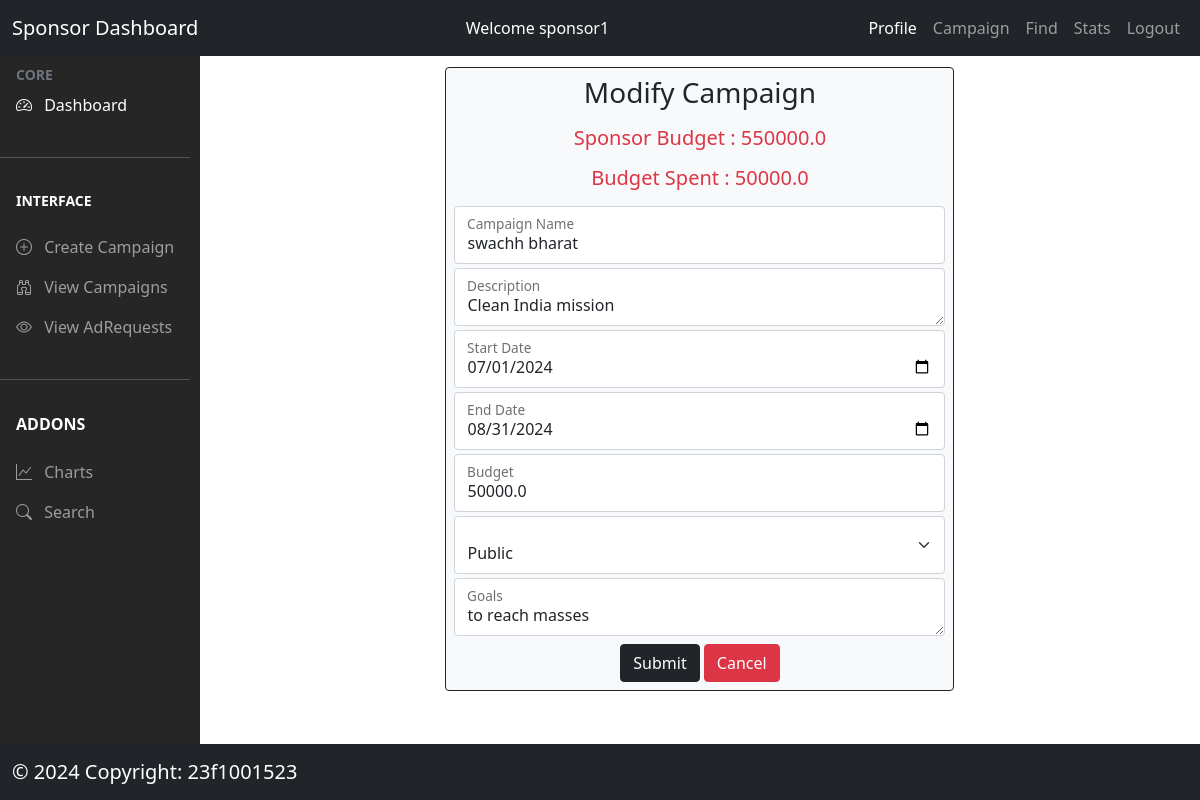
Page /sponsor/campaign/modify/1 (signed in) on the committed database.
### models/model.py (models this page shows, shortened)
class Sponsor(db.Model):
  __tablename__ = "sponsors"
  id = db.Column(db.Integer, autoincrement=True, primary_key=True)
  sponsor_id = db.Column(db.String(200), nullable=False, unique=True)
  sponsor_name = db.Column(db.String(300), nullable=False)
  sponsor_password = db.Column(db.String(50), nullable=False)
  industry = db.Column(db.String(200), nullable=False)
  budget = db.Column(db.Float, nullable=False)
  status = db.Column(db.String(200), nullable=False)
  campaigns = db.relationship("Campaign", backref="sponsor", lazy=True)
  create_date = db.Column(db.DateTime, default=datetime.now(timezone.utc))

class Campaign(db.Model):
  __tablename__ = 'campaigns'
  campaign_id = db.Column(db.Integer, autoincrement=True, primary_key=True)
  name = db.Column(db.String(200), nullable=False)
  description = db.Column(db.String(500), nullable=False)
  start_date = db.Column(db.String(200), nullable=False)
  end_date = db.Column(db.String(200), nullable=False)
  budget = db.Column(db.Float, nullable=False)
  visibility = db.Column(db.String(200), nullable=False)
  goals = db.Column(db.String(200), nullable=False)
  status = db.Column(db.String(200), nullable=False)  #active or inactive
  sponsor_id = db.Column(db.String(200),
                         db.ForeignKey("sponsors.sponsor_id"),
                         nullable=False)
  adrequests = db.relationship("AdRequest", backref="campaign", lazy=True)
  create_date = db.Column(db.DateTime, default=datetime.now(timezone.utc))
  expiry = db.Column(db.String(100), nullable=False)  # campaign expiry date

### controllers/sponsor.py (the view, shortened to what this page needs)
@app.route('/sponsor/campaign/modify/<id>', methods=['GET', 'POST'])
@login_required_sponsor
def modify_campaign(id):
  try:
    campaigns = Campaign.query.filter_by(campaign_id=id).first()
    sponsors = Sponsor.query.filter_by(sponsor_id=campaigns.sponsor_id).first()
    return render_template('/sponsor/campaign_modify_form.html',
                          campaigns=campaigns,
                          sponsors=sponsors)
  except:
    flash(fatalerror)

### controllers/usermanager.py (called while the page is built)
def login_required_sponsor(func):
  @wraps(func)
  def wrapper_sponsor(*args, **kwargs):
    if session.get('loggedin') is None or session['user_type'] != 'sponsor':
      flash('You need to login first')
      return redirect(url_for('login'))
    return func(*args, **kwargs)
  return wrapper_sponsor

### templates/sponsor/campaign_modify_form.html (shortened to what this page needs)
{% extends '/sponsor/sponsor_dashboard.html' %}
{% block content %}
<div class="row justify-content-center mt-2">
  <div class="col-md-6 bg-light border border-dark rounded p-2">
      <h3 class='text-center mb-3'>Modify Campaign</h3>
    <h5 class='text-center mb-3 text-danger'>Sponsor Budget : {{sponsors.budget}}</h5>
    <h5 class='text-center mb-3 text-danger'>Budget Spent : {{campaigns.budget}} </h5>
      <form  action='/sponsor/campaign/modify/{{campaigns.campaign_id}}' method='POST'>
        <div  class="form-floating mb-1">
          <input type="text" class="form-control" id="campaign_name" name='campaign_name' value="{{campaigns.name}}">
          <label for="campaign_name" class="form-label text-dark">Campaign Name</label>
        </div>
        <div  class="form-floating mb-1">
          <textarea type="text" class="form-control" id="description" name='description'>{{campaigns.description}}</textarea>
          <label for="description" class="form-label text-dark">Description</label>
        </div>
        <div  class="form-floating mb-1">
          <input type="date" class="form-control" id="start_date" name='start_date' value="{{campaigns.start_date}}">
          <label for="start_date" class="form-label text-dark">Start Date</label>
        </div>
        <div  class="form-floating mb-1">
          <input type="date" class="form-control" id="end_date" name='end_date' value="{{campaigns.end_date}}">
          <label for="end_date" class="form-label text-dark">End Date</label>
        </div>
        <div  class="form-floating mb-1">
          <input type="number" class="form-control" id="budget" name='budget' value="{{campaigns.budget}}">
          <label for="budget" class="form-label text-dark">Budget</label>
        </div>
        <div  class="form-floating mb-1">
          <select class="form-select" aria-label="Default select example" name="visibility" >
            {% if campaigns.visibility=='Public' %}
            <option value="Public" selected>Public</option>
            {% elif campaigns.visibility=='Private' %}
            <option value="Public" >Public</option>
            <option value="Private" selected>Private</option>
            {% endif %}
          </select>
        </div>
        <div  class="form-floating mb-1">
          <textarea type="text" class="form-control" id="goals" name='goals'>{{campaigns.goals}}</textarea>
          <label for="goals" class="form-label text-dark">Goals</label>
        </div>
        <div class='text-center mt-2'>
        <button type="submit" class="btn btn-dark">Submit</button>
        <a type="submit" class="btn btn-danger" href='/sponsor/campaign/show'>Cancel</a>
          </div>
      </form>
  </div>
</div>
{% endblock %}

### rows in the picture
Sponsor: budget "550000.0"
Campaign: budget "50000.0", campaign_name "swachh bharat", description "Clean India mission", start_date "07/01/2024", end_date "08/31/2024", visibility "Public", goals "to reach masses"

### other values in the picture
{{ session['user_id'] }} "sponsor1"
